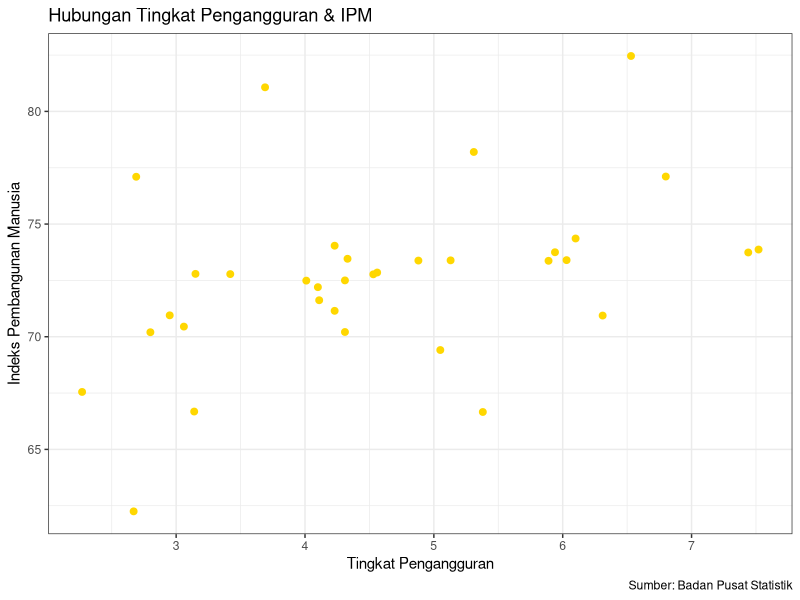

R code for this plot:
## ---- chunk 1
#| warning: false
#| echo: true
library("readxl")
library("tidyverse")
library("png")
library("ggplot2")
## ---- chunk 2
library("readxl")
dat<-read_excel("uasmetopel.xlsx")
head(dat)
## ---- chunk 3
library("dplyr")
library("ggplot2")
ggplot(data=dat,aes(x=tpt,y=ipm)) +
  geom_point(color="gold",size=2) +
  labs(title="Hubungan Tingkat Pengangguran & IPM",
       x="Tingkat Pengangguran",
       y="Indeks Pembangunan Manusia",
       caption = "Sumber: Badan Pusat Statistik") +
  theme_bw()
## ---- chunk 4
reg<-lm(ipm~tpt,data=dat)
summary(reg)
